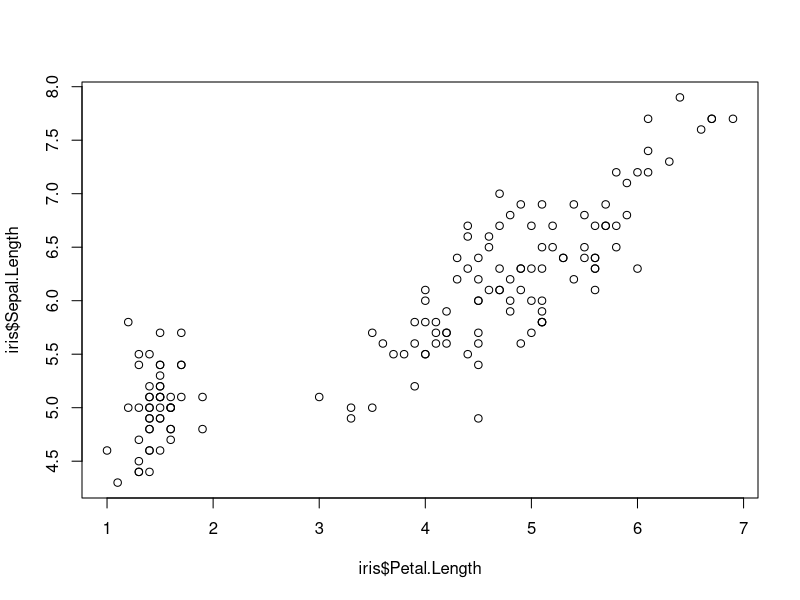
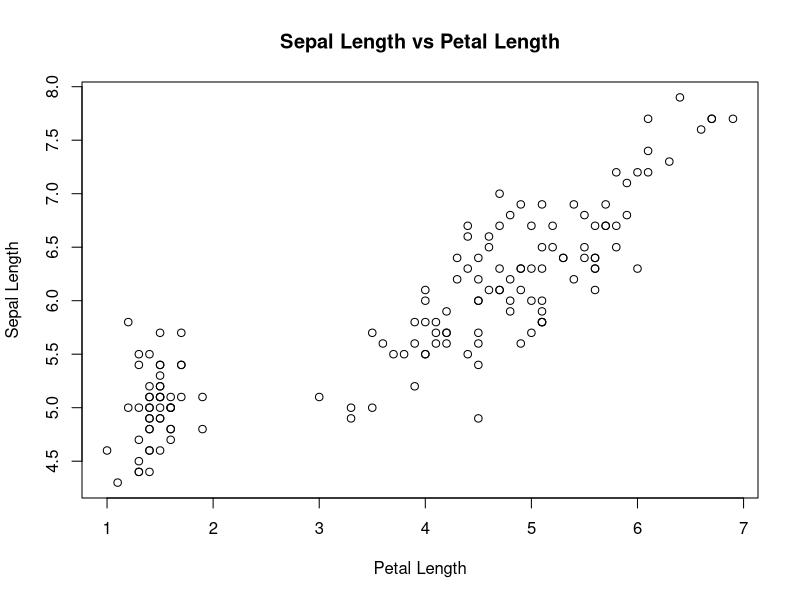
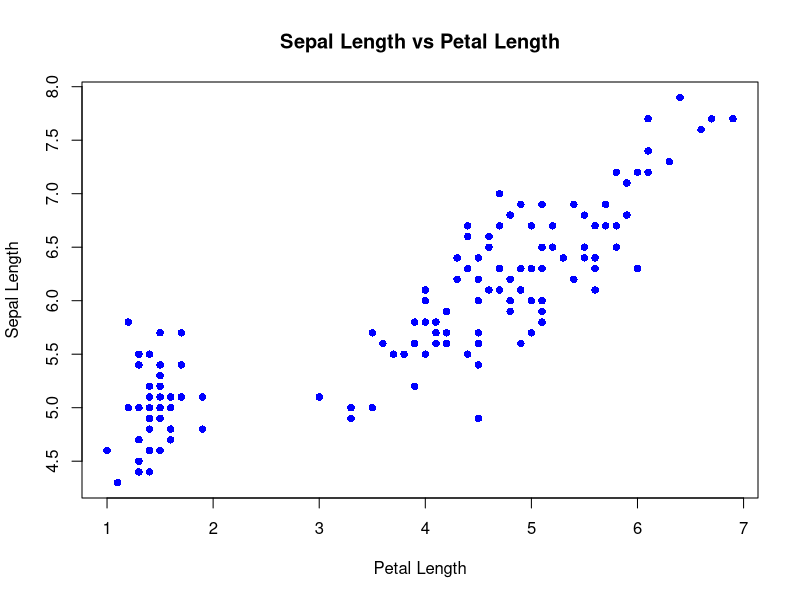
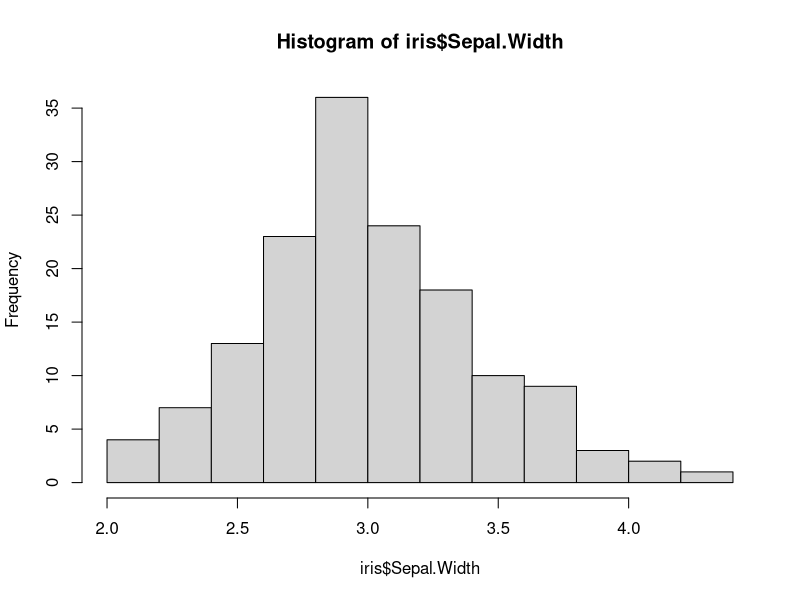
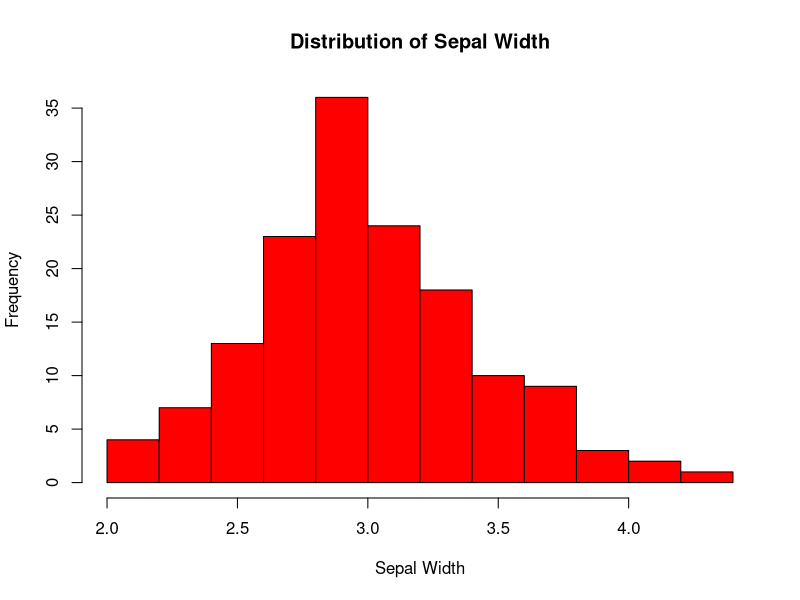
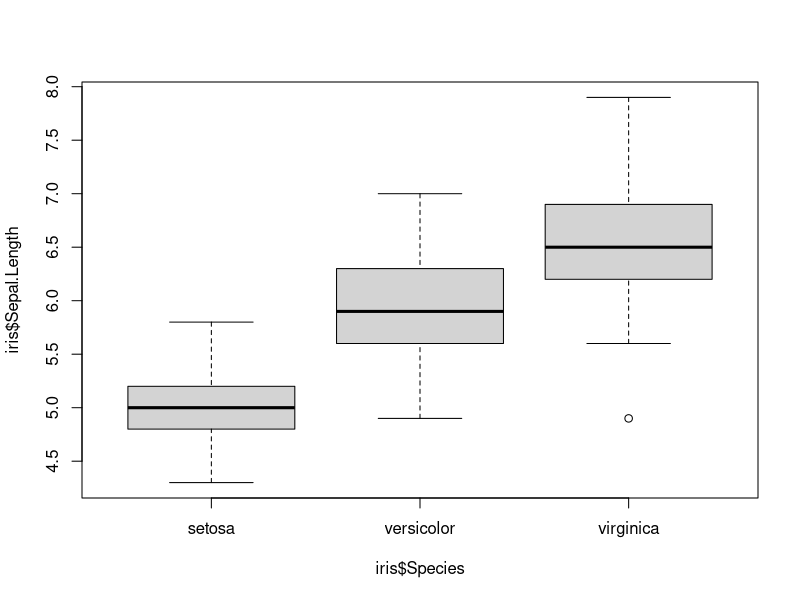
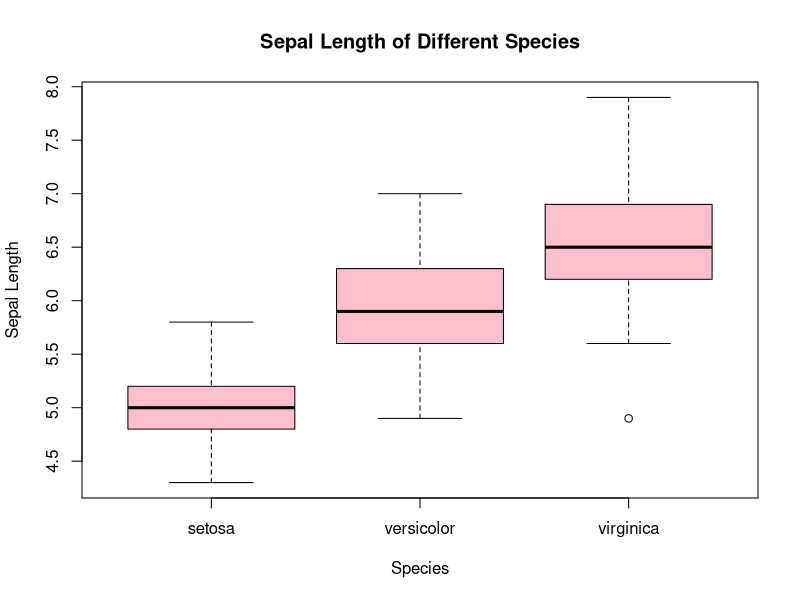

Here is the R script that generated these plots, in order:
data("iris")

table(iris$Species)

#Bivariate Analysis with Scatterplot
plot(iris$Sepal.Length ~ iris$Petal.Length)

plot(iris$Sepal.Length ~ iris$Petal.Length, ylab="Sepal Length", xlab="Petal Length", main ="Sepal Length vs Petal Length")

plot(iris$Sepal.Length ~ iris$Petal.Length, ylab="Sepal Length", xlab="Petal Length", main ="Sepal Length vs Petal Length",
     col = "blue", pch = 16)
#pch is for shape of the dots

#Univariate Analysis with Histogram
hist(iris$Sepal.Width)

hist(iris$Sepal.Width, main = "Distribution of Sepal Width", xlab="Sepal Width", col = "Red")

#Boxplot
#How continuous variable change with respect to categorical variable
boxplot(iris$Sepal.Length ~ iris$Species)
boxplot(iris$Sepal.Length ~ iris$Species, main = "Sepal Length of Different Species",
        xlab = "Species", ylab = "Sepal Length", col = "pink")

